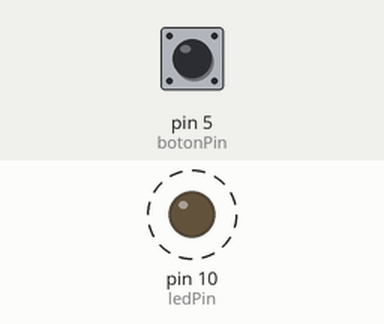
Recording of a sketch running on a simulated Arduino Uno, built with avr-gcc and run on an emulated ATmega328P. On the bench: output pins drawn as LEDs (lit = HIGH). Dashed ring = blinking. Inputs (shaded band) come from the test bench; at power-on: pin 5 (botonPin) LOW.

Above: at 1.3 s.
1.7 s: pin 5 (botonPin) pulled HIGH for 3.2 s
At 1.9 s:
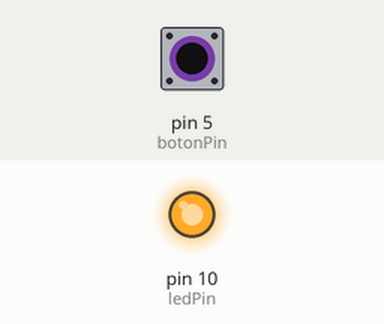
At 3.4 s:
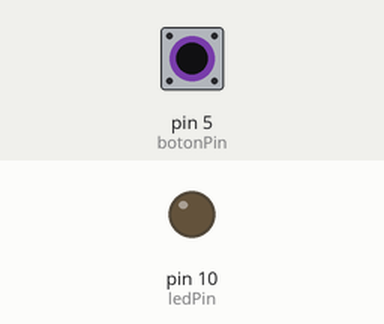
Timing chart, 0 to 12.4 s (numbered marks = the images above; inputs shaded):
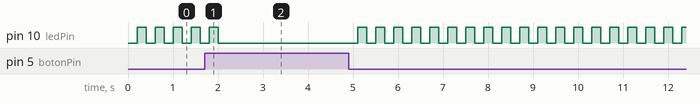

The sketch:

PRACTICA_3.ino
```cpp
int ledPin= 10; // elegir Pin para el led
int botonPin= 5; // elegir pin para botón
int estadoBoton= 0; // botón apagado
void setup() {
pinMode(ledPin, OUTPUT); // declarar Led como salida
pinMode(botonPin, INPUT); // declarar botón como entrada
}
void loop(){
estadoBoton= digitalRead(botonPin); // leer valor de entrada
if(estadoBoton== HIGH) { // chequear si el valor leído es “1” (botón presionado)
digitalWrite(ledPin, LOW); // Led apagado
} else{//sino
digitalWrite(ledPin, LOW); // hacer que el Led parpadee
delay(200);
digitalWrite(ledPin, HIGH);
delay(200);
}
}
```
